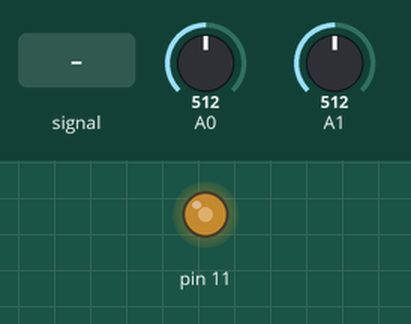
Recording of a sketch running on a simulated Arduino Uno, built with avr-gcc and run on an emulated ATmega328P. Parts: output pins drawn as LEDs (lit = HIGH). The test bench sets the inputs (shaded band); at power-on: A0 = 512, A1 = 512.

Above: at 1.2 s.
1.3 s: A0 fed a 200 Hz sine of ±81 counts around its level
Timing chart, 0 to 2.4 s (numbered marks = the images above; inputs shaded):
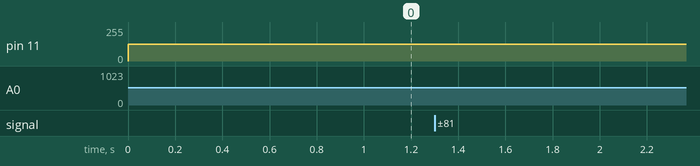

The sketch:

lagpassfilter.ino
```cpp
/* Arduino Realtime Audio Processing
   Anpassad för lågpassfilter (EMA) med badc0 och badc1
*/

#include <Arduino.h>
#include <math.h>

#define cbi(sfr, bit) (_SFR_BYTE(sfr) &= ~_BV(bit))
#define sbi(sfr, bit) (_SFR_BYTE(sfr) |= _BV(bit))

// Delas med ISR
volatile boolean div32;
volatile boolean div16;
volatile boolean sampleFlag;
volatile byte badc0; // ljudsample (ADC kanal 0)
volatile byte badc1; // potentiometer (ADC kanal 1)
volatile byte ibb;

int bufferIndex;
int bufferIndex2;

int soundSampleFromADC;
int soundSampleFromSramBuffer;
byte sramBufferSampleValue;
byte sramBuffer[512];

// --- NYA GLOBALA VARIABLER FÖR LÅGPASS ---
float lpAlpha = 0.5;      // alpha (0.0 - 1.0)
int lpFilteredSample = 127; // filtrerat sample, håll det i int

void setup()
{
  fillSramBufferWithWaveTable();
  Serial.begin(57600);

  // ADC prescaler 64 -> cirka 16MHz/64 = 250kHz ADC-clock (för TIM2-sampling)
  cbi(ADCSRA, ADPS2);
  sbi(ADCSRA, ADPS1);
  sbi(ADCSRA, ADPS0);

  sbi(ADMUX, ADLAR);  // 8-bit ADC i ADCH
  sbi(ADMUX, REFS0);  // VCC som referens
  cbi(ADMUX, REFS1);
  cbi(ADMUX, MUX0);   // starta på kanal 0
  cbi(ADMUX, MUX1);
  cbi(ADMUX, MUX2);
  cbi(ADMUX, MUX3);

  // Timer2 PWM fast
  cbi(TCCR2A, COM2A0);
  sbi(TCCR2A, COM2A1);
  sbi(TCCR2A, WGM20);
  sbi(TCCR2A, WGM21);
  cbi(TCCR2B, WGM22);

  // Timer2 prescaler = 1
  sbi(TCCR2B, CS20);
  cbi(TCCR2B, CS21);
  cbi(TCCR2B, CS22);

  sbi(DDRB, 3); // pin 11 som PWM (OCR2A)

  cbi(TIMSK0, TOIE0);
  sbi(TIMSK2, TOIE2);

  // init filter state med ett neutralt värde (mitten)
  lpFilteredSample = 127;
  soundSampleFromADC = badc0;
}

// huvudloopen: vänta på nytt sample, läs badc0 och badc1, beräkna alpha, filter, skriv ut
void loop()
{
  // Vänta tills ett sample finns
  while (!sampleFlag) {
    // busy wait - sampleFlag sätts i ISR
  }

  sampleFlag = false;           // ta emot detta sample

  // kopiera atomärt (lokal kopia) för stabilitet
  uint8_t adc = badc0;          // ljudsample från kanal 0
  uint8_t pot = badc1;          // potentiometer från kanal 1

  // enligt instruktionen: begränsa pot till ~4% .. ~78% av 255
  const int POT_MIN = (int)round(0.04f * 255.0f); // ≈10
  const int POT_MAX = (int)round(0.78f * 255.0f); // ≈199

  int potC = pot;
  if (potC < POT_MIN) potC = POT_MIN;
  if (potC > POT_MAX) potC = POT_MAX;

  // mappa potC (POT_MIN..POT_MAX) till alpha (0.0..1.0) med flyttal
  lpAlpha = (float)(potC - POT_MIN) / (float)(POT_MAX - POT_MIN);
  if (lpAlpha < 0.0f) lpAlpha = 0.0f;
  if (lpAlpha > 1.0f) lpAlpha = 1.0f;

  // enligt instruktionen: soundSampleFromADC ska få badc0
  soundSampleFromADC = adc;

  // EMA / IIR-lågpass:
  // filtered[n] = alpha * input[n] + (1-alpha) * filtered[n-1]
  lpFilteredSample = (int)(lpAlpha * (float)soundSampleFromADC + (1.0f - lpAlpha) * (float)lpFilteredSample);

  // skriv ut till PWM
  OCR2A = (uint8_t)lpFilteredSample;

  // (valfritt) debugging via serial - kommentera bort om du får glitchar
  // Serial.print("adc:"); Serial.print(adc); Serial.print(" pot:"); Serial.print(pot);
  // Serial.print(" alpha:"); Serial.print(lpAlpha); Serial.print(" out:"); Serial.println(lpFilteredSample);
}

// tom funktion, finns kvar för kompatibilitet
void fillSramBufferWithWaveTable(){
  // inget behövs här för denna uppgift
}

// Timer2 overflow ISR -> trigger ADC-sampling (som i din originalkod)
ISR(TIMER2_OVF_vect) {
  div32 = !div32;
  if (div32) {
    div16 = !div16;
    if (div16) {
      badc0 = ADCH;           // sampla kanal 0
      sbi(ADMUX, MUX0);      // växla till kanal 1
      sampleFlag = true;
    } else {
      badc1 = ADCH;          // sampla kanal 1
      cbi(ADMUX, MUX0);      // växla till kanal 0
    }
    ibb++; ibb--; ibb++; ibb--;
    sbi(ADCSRA, ADSC);      // starta nästa conversion
  }
}
```
